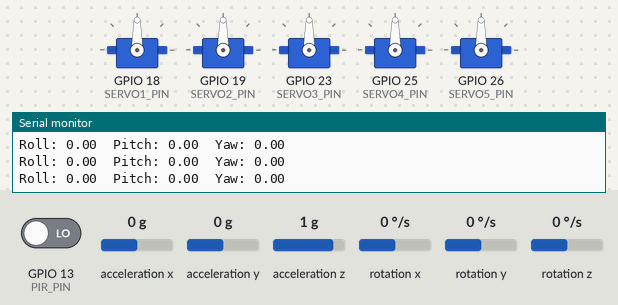
The sketch below on a simulated ESP32. On the bench: 5 × servo, the last lines printed to the serial monitor. Inputs (shaded band) come from the test bench; at power-on: rotation z 0 °/s, GPIO 13 (PIR_PIN) LOW, rotation x 0 °/s, rotation y 0 °/s, acceleration x 0 g, acceleration y 0 g, acceleration z 1 g.

Above: at 1.2 s.
1.3 s: rotation z set to -4 °/s
2.8 s: rotation z set to -7 °/s
At 3.1 s:
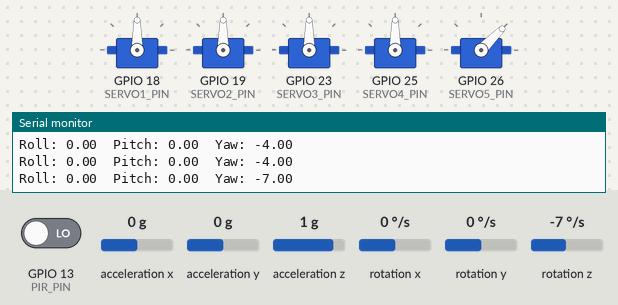
5.8 s: GPIO 13 (PIR_PIN) driven HIGH
At 8.2 s:
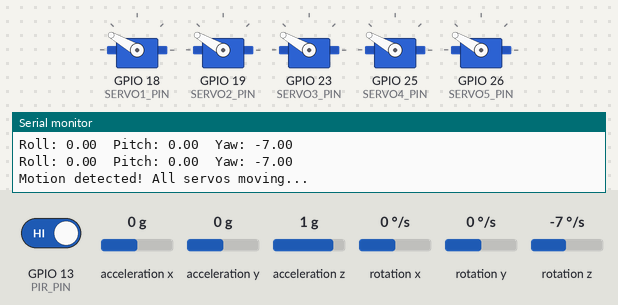
8.8 s: rotation x set to -4 °/s
11.1 s: rotation x set to -7 °/s
At 13.0 s:
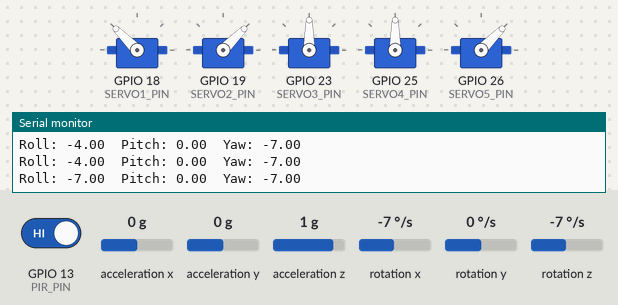
14.1 s: rotation y set to -4 °/s
17.1 s: rotation y set to -7 °/s
At 18.9 s:
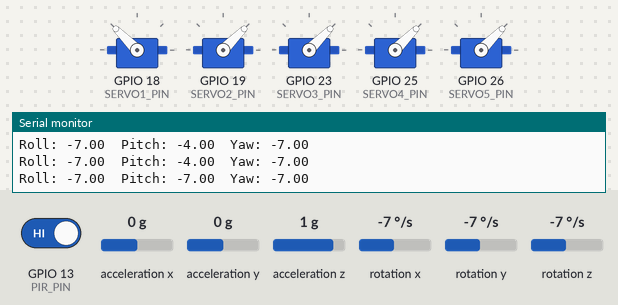
Timing chart, 0 to 21.1 s (numbered marks = the images above; inputs shaded):
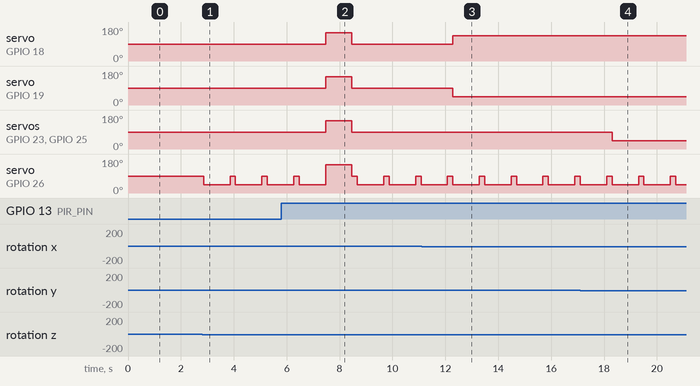

Measured:
- the behaviour switches between -5 and -6 °/s on rotation z (found by bisection; images 0 and 1)
- the behaviour switches between -5 and -6 °/s on rotation x (found by bisection; images 2 and 3)
- the behaviour switches between -5 and -6 °/s on rotation y (found by bisection; images 3 and 4)
- after the input at 2.8 s, servo on GPIO 26 (SERVO5_PIN): alternates 90° for 0.20 s and 45° for 1.0 s, starting after 0.06 s
- after the input at 5.8 s, servo on GPIO 18 (SERVO1_PIN), servo on GPIO 19 (SERVO2_PIN), servo on GPIO 23 (SERVO3_PIN), servo on GPIO 25 (SERVO4_PIN): 90° → 150° after 1.7 s, → 90° 1.0 s later
- after the input at 11.1 s, servo on GPIO 18 (SERVO1_PIN): 90° → 135° after 1.2 s; servo on GPIO 19 (SERVO2_PIN): 90° → 45° after 1.2 s
- after the input at 17.1 s, servo on GPIO 23 (SERVO3_PIN), servo on GPIO 25 (SERVO4_PIN): 90° → 45° after 1.2 s

The sketch:

GMRTDay3.ino
```cpp
//Mutia Umniati Z
//24/535316/SV/2196
#include <Wire.h>
#include <MPU6050.h>
#include <ESP32Servo.h>

MPU6050 mpu;
Servo s1, s2, s3, s4, s5;

#define SERVO1_PIN 18
#define SERVO2_PIN 19
#define SERVO3_PIN 23
#define SERVO4_PIN 25
#define SERVO5_PIN 26
#define SDA_PIN 21
#define SCL_PIN 22
#define PIR_PIN 13

int lastMotionState = LOW;
int currentMotionState = LOW;

void setup() {
  Serial.begin(115200);
  Wire.begin(SDA_PIN, SCL_PIN);
  mpu.initialize();

  pinMode(PIR_PIN, INPUT);

  s1.attach(SERVO1_PIN);
  s2.attach(SERVO2_PIN);
  s3.attach(SERVO3_PIN);
  s4.attach(SERVO4_PIN);
  s5.attach(SERVO5_PIN);

  //posisi awal
  s1.write(90);
  s2.write(90);
  s3.write(90);
  s4.write(90);
  s5.write(90);

  Serial.println("System Initialized!");
}

void loop() {
  lastMotionState = currentMotionState;
  currentMotionState = digitalRead(PIR_PIN);

  //baca data mpu
  int16_t ax, ay, az; //variabel untuk accelerometer
  int16_t gx, gy, gz; //variabel untuk gryoscoper
  mpu.getMotion6(&ax, &ay, &az, &gx, &gy, &gz);

  float roll = gx / 131.0;  // konversi gyro ke derajat/s
  float pitch = gy / 131.0;
  float yaw = gz / 131.0;

  Serial.print("Roll: "); Serial.print(roll);
  Serial.print("\tPitch: "); Serial.print(pitch);
  Serial.print("\tYaw: "); Serial.println(yaw);

  //roll
  if (roll > 5) {  //kalau rotasi ke arah positif, s1 s2 bergerak berlawanan arah (>90 dan <90)
    s1.write(45);
    s2.write(135);
  } else if (roll < -5) { //kalau ke arah negatif, s1 s2 bergerak sebaliknya
    s1.write(135);
    s2.write(45);
  } else {
    s1.write(90);
    s2.write(90);
  }

  //pitch
  if (pitch > 5) {  //kalau rotasi positif, s3 s4 searah rotasi
    s3.write(135);
    s4.write(135);
  } else if (pitch < -5) { //sebaliknya
    s3.write(45);
    s4.write(45);
  } else {
    s3.write(90);
    s4.write(90);
  }
  //yaw
  if (yaw > 5) {
    s5.write(135);  //searah rotasi positif
    delay(1000);    //diam 1 detik
    s5.write(90);   //kembali ke posisi awal
  }
  else if (yaw < -5) {
    s5.write(45);   //sebaliknya
    delay(1000);
    s5.write(90);
  }

  //pir (kode dapet dari https://esp32io.com/tutorials/esp32-motion-sensor-servo-motor)
  if (currentMotionState == HIGH && lastMotionState == LOW) {
    Serial.println("Motion detected! All servos moving...");
    s1.write(150); s2.write(150); s3.write(150); s4.write(150); s5.write(150);
    delay(1000);
    s1.write(90); s2.write(90); s3.write(90); s4.write(90); s5.write(90);
  }

  delay(200);
}

//referensi:
//https://esp32io.com/tutorials/esp32-motion-sensor-servo-motor
//https://www.electronicwings.com/esp32/pir-sensor-interfacing-with-esp32
//https://randomnerdtutorials.com/esp32-mpu-6050-accelerometer-gyroscope-arduino/
```
